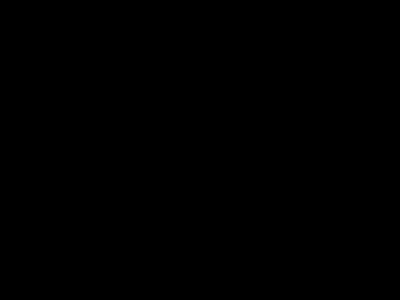
Frame 1 (no input)
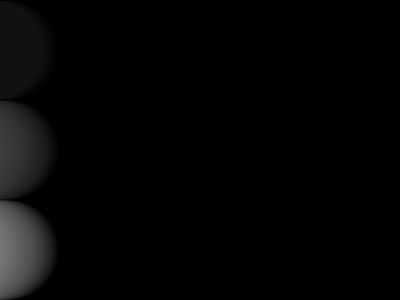
Frame 60 (no input)
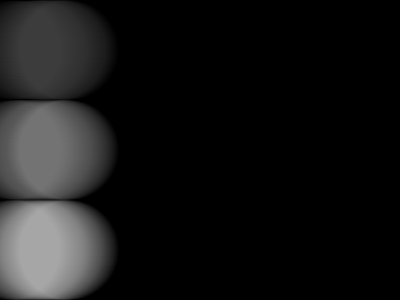
Frame 120 (the mouse pressed at the canvas centre since frame 60)

The p5.js sketch that drew these frames (run headless with seeded random() and noise() and a simulated clock; from frame 60 on, the mouse is pressed at the canvas centre):

// p5.js sketch
// ── sketch.js
let obj1 = {
  x: 0,
  y: 50,
  gray: 0,
  alpha: 5
}
let obj2 = {
  x: 0,
  y: 150,
  gray: 64,
  alpha: 5
}
let obj3 = {
  x: 0,
  y: 250,
  gray: 127,
  alpha: 5
}

function setup() {
  createCanvas(400, 300);
  noStroke();
  background(0);
}

function mousePressed() {
  background(0);
}

function draw() {
  draw_ob(obj1);
  draw_ob(obj2);
  draw_ob(obj3);
}

function draw_ob(ob) {
  fill(ob.gray, ob.alpha);
  circle(ob.x-50, ob.y, 100);
  
  ob.x = (ob.x + 1) % (width + 100);
  
  ob.gray = (ob.gray + 1) % 255;
}

// https://editor.p5js.org/jht1493/sketches/58CvXXSE8
// 2.2 - variable edge draw_obj 3 alpha 5

// https://editor.p5js.org/jht1493/sketches/GJWDvxs6d
// 2.2 - variable edge draw_obj 3 alpha

// https://editor.p5js.org/jht1493/sketches/g_NFzcbcq
// 2.2 - variable edge draw_obj 3

// https://editor.p5js.org/jht1493/sketches/nDGl7usRr
// 2.2 - variable edge draw_obj

// https://editor.p5js.org/jht1493/sketches/y98Qq3YM9
// 2.2 - variable edge obj 2

// https://editor.p5js.org/jht1493/sketches/Kik0LOIug
// 2.2 - variable edge obj

// https://editor.p5js.org/jht1493/sketches/I69gHq4bl
// p5js Code! - 2.2 - variable edge full

// https://editor.p5js.org/jht1493/sketches/PEuN_WPty
// p5js Code! - 2.2 - make your own variable edge

// https://editor.p5js.org/jht1493/sketches/HtESWWNTa
// p5js Code! - 2.2 - make your own variable remainder

// Make Your Own (Make Your Own Variable)
// Code! Programming with p5.js
// The Coding Train / Daniel Shiffman
// https://thecodingtrain.com/beginners/p5js/2.2-make-your-own.html
// https://youtu.be/dRhXIIFp-ys

// Make Your Own Variable: https://editor.p5js.org/codingtrain/sketches/xPXNdPy17
// Growing Circle Exercise: https://editor.p5js.org/codingtrain/sketches/ehbMJ-otC
